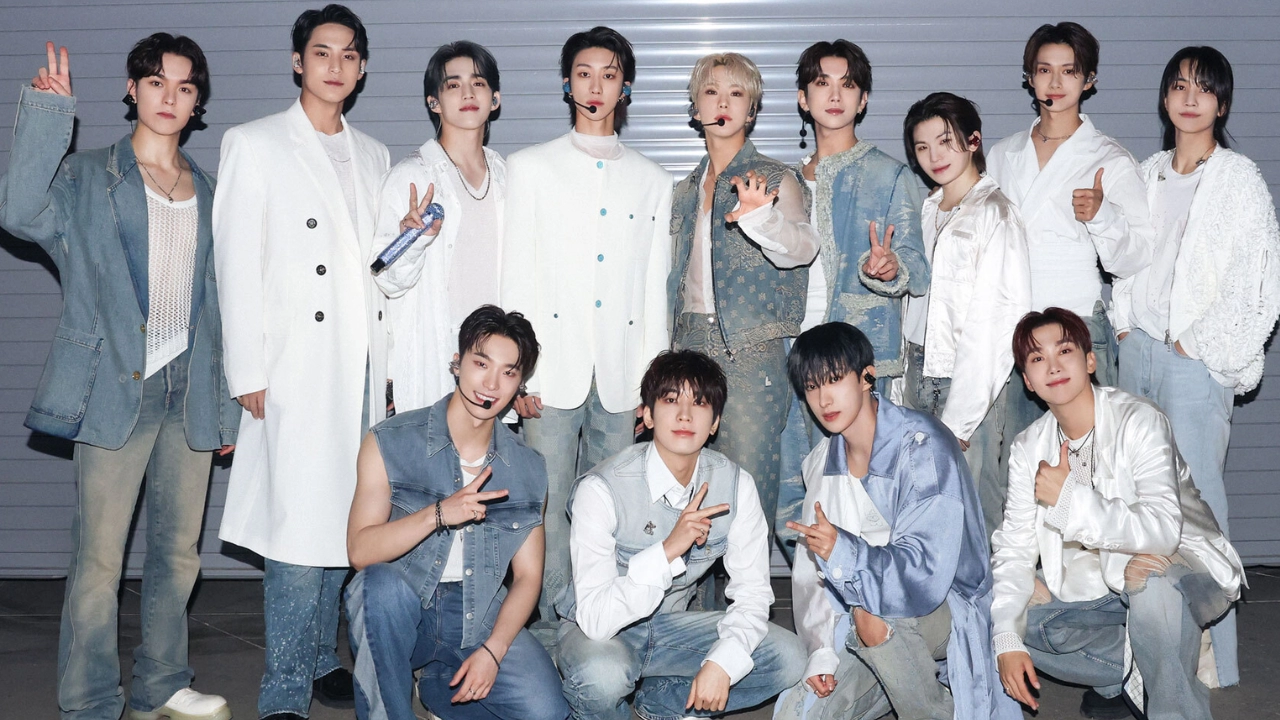
#> input picture img/svt.jpg, 1280 x 720 px
$ python cascade.py
#> lines starting #> are read from the running program, lines starting #| are printed output that depends on the picture; after the words box and inside, x2 and y2 are one past the last pixel; in counts of white or black regions, pixels touching at a corner belong together
import numpy as np
import cv2


def detect_face():
    src = cv2.imread('./img/svt.jpg')
#> src is the input picture: shape (720, 1280, 3); mean B, G, R 161.8, 155.1, 153.1

    if src is None:
        print('Image load failed!')
        return

    classifier = cv2.CascadeClassifier('haarcascade_frontalface_default.xml')

    if classifier.empty():
        print('XML load failed!')
        return

    faces = classifier.detectMultiScale(src)
#> faces = 14 rows, first 6: [1026, 48, 63, 63], [160, 535, 46, 46], [562, 49, 70, 70], [298, 29, 73, 73], [434, 60, 67, 67], [1159, 68, 63, 63]

    for (x, y, w, h) in faces:
        cv2.rectangle(src, (x, y), (x + w, y + h), (255, 0, 255), 2)
#> this loop made 14 passes
#> (x, y, w, h) on passes 1 to 12: (1026, 48, 63, 63), (160, 535, 46, 46), (562, 49, 70, 70), (298, 29, 73, 73), (434, 60, 67, 67), (1159, 68, 63, 63), (904, 121, 62, 62), (1138, 498, 51, 51), (802, 59, 66, 66), (133, 57, 74, 74), (688, 65, 73, 73), (1016, 325, 77, 77)
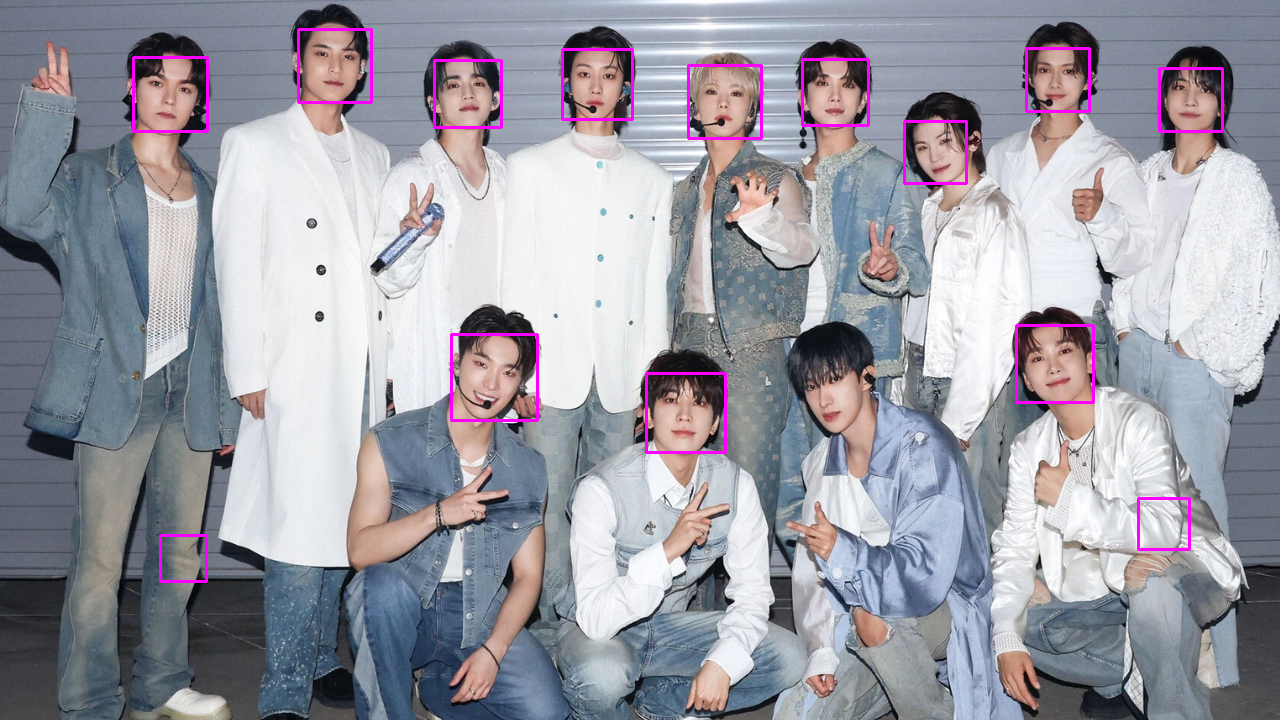
#> src: shape (720, 1280, 3); 1.23% of pixels changed, all inside (x1, y1, x2, y2) = (132, 28, 1224, 583)

    cv2.imshow('src', src)
    cv2.waitKey()
    cv2.destroyAllWindows()


def detect_eyes():
    src = cv2.imread('./img/svt.jpg')

    if src is None:
        print('Image load failed!')
        return

    face_classifier = cv2.CascadeClassifier('haarcascade_frontalface_default.xml')
    eye_classifier = cv2.CascadeClassifier('haarcascade_eye.xml')

    if face_classifier.empty() or eye_classifier.empty():
        print('XML load failed!')
        return

    faces = face_classifier.detectMultiScale(src)

    for (x1, y1, w1, h1) in faces:
        cv2.rectangle(src, (x1, y1), (x1 + w1, y1 + h1), (255, 0, 255), 2)

        faceROI = src[y1:y1 + h1, x1:x1 + w1]
        eyes = eye_classifier.detectMultiScale(faceROI)

        for (x2, y2, w2, h2) in eyes:
            center = (int(x2 + w2 / 2), int(y2 + h2 / 2))
            cv2.circle(faceROI, center, int(w2 / 2), (255, 0, 0), 2, cv2.LINE_AA)
#> this loop made 14 passes
#> (x1, y1, w1, h1, eyes) on passes 1, 3, 4, 5, 6, 10, 11, 12, 13, 14: (1026, 48, 63, 63, [[7, 11, 22, 22], [31, 14, 21, 21]]), (562, 49, 70, 70, [[11, 15, 22, 22], [35, 16, 22, 22]]), (298, 29, 73, 73, [[12, 14, 22, 22], [39, 17, 20, 20]]), (434, 60, 67, 67, [[8, 15, 21, 21], [33, 14, 21, 21]]), (1159, 68, 63, 63, [[7, 8, 22, 22]]), (133, 57, 74, 74, [[14, 17, 21, 21], [40, 23, 21, 21]]), (688, 65, 73, 73, [[12, 15, 22, 22], [35, 18, 22, 22]]), (1016, 325, 77, 77, [[37, 15, 24, 24], [10, 24, 21, 21]]), (646, 373, 79, 79, [[40, 14, 24, 24], [23, 46, 26, 26]]), (451, 334, 86, 86, [[18, 19, 23, 23], [45, 28, 21, 21]])
#> pass 1, in detect_eyes, `faceROI = src[y1:y1 + h1, x1:x1 + w1]`:
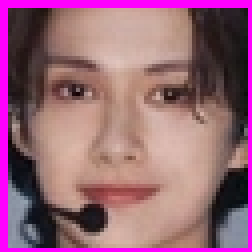
#> faceROI: shape (63, 63, 3) (shown 4 times larger); mean B, G, R 118.9, 101.1, 150.8
#> pass 2, in detect_eyes, `faceROI = src[y1:y1 + h1, x1:x1 + w1]`:
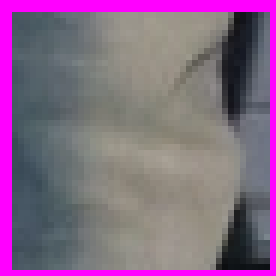
#> faceROI: shape (46, 46, 3) (shown 6 times larger); mean B, G, R 132.8, 102.3, 132.8
#> pass 3, in detect_eyes, `faceROI = src[y1:y1 + h1, x1:x1 + w1]`:
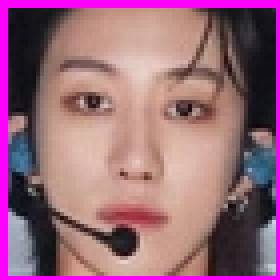
#> faceROI: shape (70, 70, 3) (shown 4 times larger); mean B, G, R 121.1, 104.5, 151.4
#> after the loop:
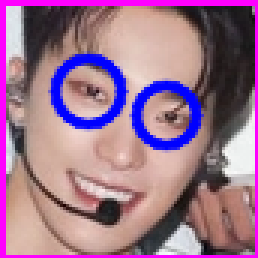
#> faceROI: shape (86, 86, 3) (shown 3 times larger); mean B, G, R 142.6, 114.5, 155.8
#> after the loop:
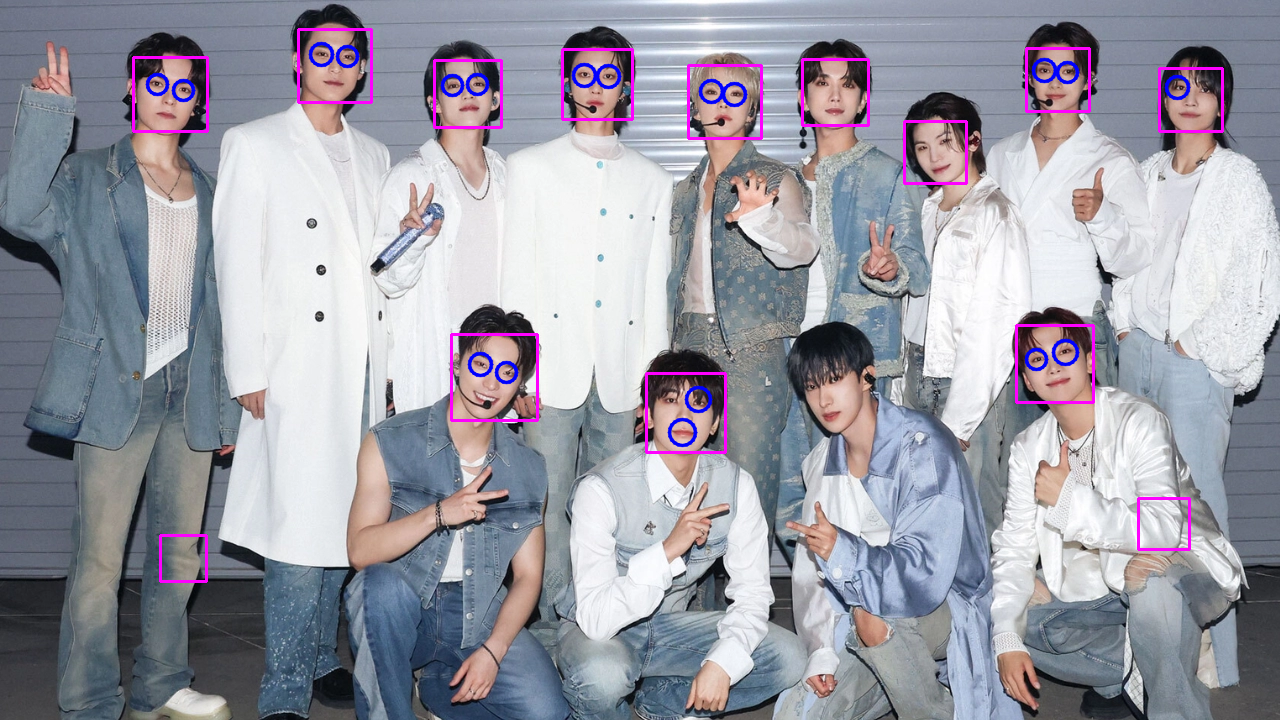
#> src: shape (720, 1280, 3); 1.92% of pixels changed, all inside (x1, y1, x2, y2) = (132, 28, 1224, 583)

    cv2.imshow('src', src)
    cv2.waitKey()
    cv2.destroyAllWindows()


if __name__ == '__main__':
    detect_face()
    detect_eyes()
